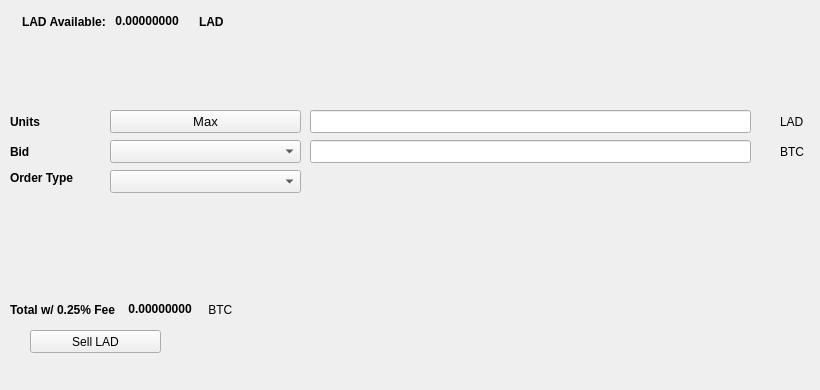
   <widget class="QWidget" name="SellTab">
    <attribute name="title">
     <string>Sell</string>
    </attribute>
    <widget class="QLabel" name="label_16">
     <property name="geometry">
      <rect>
       <x>780</x>
       <y>140</y>
       <width>31</width>
       <height>23</height>
      </rect>
     </property>
     <property name="text">
      <string>BTC</string>
     </property>
    </widget>
    <widget class="QComboBox" name="SellBidcomboBox">
     <property name="geometry">
      <rect>
       <x>110</x>
       <y>140</y>
       <width>191</width>
       <height>23</height>
      </rect>
     </property>
     <property name="font">
      <font>
       <pointsize>10</pointsize>
      </font>
     </property>
    </widget>
    <widget class="QLabel" name="label_18">
     <property name="geometry">
      <rect>
       <x>10</x>
       <y>110</y>
       <width>46</width>
       <height>23</height>
      </rect>
     </property>
     <property name="font">
      <font>
       <weight>75</weight>
       <bold>true</bold>
      </font>
     </property>
     <property name="text">
      <string>Units</string>
     </property>
    </widget>
    <widget class="QPushButton" name="Sell_Max_Amount">
     <property name="geometry">
      <rect>
       <x>110</x>
       <y>110</y>
       <width>191</width>
       <height>23</height>
      </rect>
     </property>
     <property name="font">
      <font>
       <pointsize>10</pointsize>
      </font>
     </property>
     <property name="text">
      <string>Max</string>
     </property>
    </widget>
    <widget class="QLabel" name="label_20">
     <property name="geometry">
      <rect>
       <x>10</x>
       <y>170</y>
       <width>91</width>
       <height>16</height>
      </rect>
     </property>
     <property name="font">
      <font>
       <weight>75</weight>
       <bold>true</bold>
      </font>
     </property>
     <property name="text">
      <string>Order Type</string>
     </property>
    </widget>
    <widget class="QComboBox" name="SellOrdertypeCombo">
     <property name="geometry">
      <rect>
       <x>110</x>
       <y>170</y>
       <width>191</width>
       <height>23</height>
      </rect>
     </property>
     <property name="font">
      <font>
       <pointsize>10</pointsize>
      </font>
     </property>
    </widget>
    <widget class="QLabel" name="label_21">
     <property name="geometry">
      <rect>
       <x>10</x>
       <y>140</y>
       <width>46</width>
       <height>23</height>
      </rect>
     </property>
     <property name="font">
      <font>
       <weight>75</weight>
       <bold>true</bold>
      </font>
     </property>
     <property name="text">
      <string>Bid</string>
     </property>
    </widget>
    <widget class="QLabel" name="label_22">
     <property name="geometry">
      <rect>
       <x>780</x>
       <y>110</y>
       <width>31</width>
       <height>23</height>
      </rect>
     </property>
     <property name="text">
      <string>LAD</string>
     </property>
    </widget>
    <widget class="QLineEdit" name="UnitsInputLAD">
     <property name="geometry">
      <rect>
       <x>310</x>
       <y>110</y>
       <width>441</width>
       <height>23</height>
      </rect>
     </property>
     <property name="font">
      <font>
       <pointsize>9</pointsize>
       <weight>75</weight>
       <bold>true</bold>
      </font>
     </property>
    </widget>
    <widget class="QLineEdit" name="SellBidPriceEdit">
     <property name="geometry">
      <rect>
       <x>310</x>
       <y>140</y>
       <width>441</width>
       <height>23</height>
      </rect>
     </property>
     <property name="font">
      <font>
       <pointsize>9</pointsize>
       <weight>75</weight>
       <bold>true</bold>
      </font>
     </property>
    </widget>
    <widget class="QPushButton" name="SellLADBTN">
     <property name="geometry">
      <rect>
       <x>30</x>
       <y>330</y>
       <width>131</width>
       <height>23</height>
      </rect>
     </property>
     <property name="text">
      <string>Sell LAD</string>
     </property>
     <property name="icon">
      <iconset resource="../lemonad">
       <normaloff>:/icons/bitcoin</normaloff>:/icons/bitcoin</iconset>
     </property>
    </widget>
    <widget class="QWidget" name="layoutWidget3">
     <property name="geometry">
      <rect>
       <x>22</x>
       <y>12</y>
       <width>258</width>
       <height>19</height>
      </rect>
     </property>
     <layout class="QHBoxLayout" name="horizontalLayout">
      <item>
       <widget class="QLabel" name="label232_2">
        <property name="font">
         <font>
          <weight>75</weight>
          <bold>true</bold>
         </font>
        </property>
        <property name="text">
         <string>LAD Available:</string>
        </property>
       </widget>
      </item>
      <item>
       <widget class="QLabel" name="LADAvailableLabel">
        <property name="palette">
         <palette>
          <active>
           <colorrole role="WindowText">
            <brush brushstyle="SolidPattern">
             <color alpha="255">
              <red>0</red>
              <green>0</green>
              <blue>0</blue>
             </color>
            </brush>
           </colorrole>
           <colorrole role="Button">
            <brush brushstyle="SolidPattern">
             <color alpha="255">
              <red>0</red>
              <green>170</green>
              <blue>0</blue>
             </color>
            </brush>
           </colorrole>
           <colorrole role="Light">
            <brush brushstyle="SolidPattern">
             <color alpha="255">
              <red>0</red>
              <green>255</green>
              <blue>0</blue>
             </color>
            </brush>
           </colorrole>
           <colorrole role="Midlight">
            <brush brushstyle="SolidPattern">
             <color alpha="255">
              <red>0</red>
              <green>212</green>
              <blue>0</blue>
             </color>
            </brush>
           </colorrole>
           <colorrole role="Dark">
            <brush brushstyle="SolidPattern">
             <color alpha="255">
              <red>0</red>
              <green>85</green>
              <blue>0</blue>
             </color>
            </brush>
           </colorrole>
           <colorrole role="Mid">
            <brush brushstyle="SolidPattern">
             <color alpha="255">
              <red>0</red>
              <green>113</green>
              <blue>0</blue>
             </color>
            </brush>
           </colorrole>
           <colorrole role="Text">
            <brush brushstyle="SolidPattern">
             <color alpha="255">
              <red>0</red>
              <green>170</green>
              <blue>0</blue>
             </color>
            </brush>
           </colorrole>
           <colorrole role="BrightText">
            <brush brushstyle="SolidPattern">
             <color alpha="255">
              <red>255</red>
              <green>255</green>
              <blue>255</blue>
             </color>
            </brush>
           </colorrole>
           <colorrole role="ButtonText">
            <brush brushstyle="SolidPattern">
             <color alpha="255">
              <red>0</red>
              <green>0</green>
              <blue>0</blue>
             </color>
            </brush>
           </colorrole>
           <colorrole role="Base">
            <brush brushstyle="SolidPattern">
             <color alpha="255">
              <red>255</red>
              <green>255</green>
              <blue>255</blue>
             </color>
            </brush>
           </colorrole>
           <colorrole role="Window">
            <brush brushstyle="SolidPattern">
             <color alpha="255">
              <red>0</red>
              <green>170</green>
              <blue>0</blue>
             </color>
            </brush>
           </colorrole>
           <colorrole role="Shadow">
            <brush brushstyle="SolidPattern">
             <color alpha="255">
              <red>0</red>
              <green>0</green>
              <blue>0</blue>
             </color>
            </brush>
           </colorrole>
           <colorrole role="AlternateBase">
            <brush brushstyle="SolidPattern">
             <color alpha="255">
              <red>127</red>
              <green>212</green>
              <blue>127</blue>
             </color>
            </brush>
           </colorrole>
           <colorrole role="ToolTipBase">
            <brush brushstyle="SolidPattern">
             <color alpha="255">
              <red>255</red>
              <green>255</green>
              <blue>220</blue>
             </color>
            </brush>
           </colorrole>
           <colorrole role="ToolTipText">
            <brush brushstyle="SolidPattern">
             <color alpha="255">
              <red>0</red>
              <green>0</green>
              <blue>0</blue>
             </color>
            </brush>
           </colorrole>
          </active>
          <inactive>
           <colorrole role="WindowText">
            <brush brushstyle="SolidPattern">
             <color alpha="255">
              <red>0</red>
              <green>0</green>
              <blue>0</blue>
             </color>
            </brush>
           </colorrole>
           <colorrole role="Button">
            <brush brushstyle="SolidPattern">
             <color alpha="255">
              <red>0</red>
              <green>170</green>
              <blue>0</blue>
             </color>
            </brush>
           </colorrole>
           <colorrole role="Light">
            <brush brushstyle="SolidPattern">
             <color alpha="255">
              <red>0</red>
              <green>255</green>
              <blue>0</blue>
             </color>
            </brush>
           </colorrole>
           <colorrole role="Midlight">
            <brush brushstyle="SolidPattern">
             <color alpha="255">
              <red>0</red>
              <green>212</green>
              <blue>0</blue>
             </color>
            </brush>
           </colorrole>
           <colorrole role="Dark">
            <brush brushstyle="SolidPattern">
             <color alpha="255">
              <red>0</red>
              <green>85</green>
              <blue>0</blue>
             </color>
            </brush>
           </colorrole>
           <colorrole role="Mid">
            <brush brushstyle="SolidPattern">
             <color alpha="255">
              <red>0</red>
              <green>113</green>
              <blue>0</blue>
             </color>
            </brush>
           </colorrole>
           <colorrole role="Text">
            <brush brushstyle="SolidPattern">
             <color alpha="255">
              <red>0</red>
              <green>170</green>
              <blue>0</blue>
             </color>
            </brush>
           </colorrole>
           <colorrole role="BrightText">
            <brush brushstyle="SolidPattern">
             <color alpha="255">
              <red>255</red>
              <green>255</green>
              <blue>255</blue>
             </color>
            </brush>
           </colorrole>
           <colorrole role="ButtonText">
            <brush brushstyle="SolidPattern">
             <color alpha="255">
              <red>0</red>
              <green>0</green>
              <blue>0</blue>
             </color>
            </brush>
           </colorrole>
           <colorrole role="Base">
            <brush brushstyle="SolidPattern">
             <color alpha="255">
              <red>255</red>
              <green>255</green>
              <blue>255</blue>
             </color>
            </brush>
           </colorrole>
           <colorrole role="Window">
            <brush brushstyle="SolidPattern">
             <color alpha="255">
              <red>0</red>
              <green>170</green>
              <blue>0</blue>
             </color>
            </brush>
           </colorrole>
           <colorrole role="Shadow">
            <brush brushstyle="SolidPattern">
             <color alpha="255">
              <red>0</red>
              <green>0</green>
              <blue>0</blue>
             </color>
            </brush>
           </colorrole>
           <colorrole role="AlternateBase">
            <brush brushstyle="SolidPattern">
             <color alpha="255">
              <red>127</red>
              <green>212</green>
              <blue>127</blue>
             </color>
            </brush>
           </colorrole>
           <colorrole role="ToolTipBase">
            <brush brushstyle="SolidPattern">
             <color alpha="255">
              <red>255</red>
              <green>255</green>
              <blue>220</blue>
             </color>
            </brush>
           </colorrole>
           <colorrole role="ToolTipText">
            <brush brushstyle="SolidPattern">
             <color alpha="255">
              <red>0</red>
              <green>0</green>
              <blue>0</blue>
             </color>
            </brush>
           </colorrole>
          </inactive>
          <disabled>
           <colorrole role="WindowText">
            <brush brushstyle="SolidPattern">
             <color alpha="255">
              <red>0</red>
              <green>85</green>
              <blue>0</blue>
             </color>
            </brush>
           </colorrole>
           <colorrole role="Button">
            <brush brushstyle="SolidPattern">
             <color alpha="255">
              <red>0</red>
              <green>170</green>
              <blue>0</blue>
             </color>
            </brush>
           </colorrole>
           <colorrole role="Light">
            <brush brushstyle="SolidPattern">
             <color alpha="255">
              <red>0</red>
              <green>255</green>
              <blue>0</blue>
             </color>
            </brush>
           </colorrole>
           <colorrole role="Midlight">
            <brush brushstyle="SolidPattern">
             <color alpha="255">
              <red>0</red>
              <green>212</green>
              <blue>0</blue>
             </color>
            </brush>
           </colorrole>
           <colorrole role="Dark">
            <brush brushstyle="SolidPattern">
             <color alpha="255">
              <red>0</red>
              <green>85</green>
              <blue>0</blue>
             </color>
            </brush>
           </colorrole>
           <colorrole role="Mid">
            <brush brushstyle="SolidPattern">
             <color alpha="255">
              <red>0</red>
              <green>113</green>
              <blue>0</blue>
             </color>
            </brush>
           </colorrole>
           <colorrole role="Text">
            <brush brushstyle="SolidPattern">
             <color alpha="255">
              <red>0</red>
              <green>85</green>
              <blue>0</blue>
             </color>
            </brush>
           </colorrole>
           <colorrole role="BrightText">
            <brush brushstyle="SolidPattern">
             <color alpha="255">
              <red>255</red>
              <green>255</green>
              <blue>255</blue>
             </color>
            </brush>
           </colorrole>
           <colorrole role="ButtonText">
            <brush brushstyle="SolidPattern">
             <color alpha="255">
              <red>0</red>
              <green>85</green>
              <blue>0</blue>
             </color>
            </brush>
           </colorrole>
           <colorrole role="Base">
            <brush brushstyle="SolidPattern">
             <color alpha="255">
              <red>0</red>
              <green>170</green>
              <blue>0</blue>
             </color>
            </brush>
           </colorrole>
           <colorrole role="Window">
            <brush brushstyle="SolidPattern">
             <color alpha="255">
              <red>0</red>
              <green>170</green>
              <blue>0</blue>
             </color>
            </brush>
           </colorrole>
           <colorrole role="Shadow">
            <brush brushstyle="SolidPattern">
             <color alpha="255">
              <red>0</red>
              <green>0</green>
              <blue>0</blue>
             </color>
            </brush>
           </colorrole>
           <colorrole role="AlternateBase">
            <brush brushstyle="SolidPattern">
             <color alpha="255">
              <red>0</red>
              <green>170</green>
              <blue>0</blue>
             </color>
            </brush>
           </colorrole>
           <colorrole role="ToolTipBase">
            <brush brushstyle="SolidPattern">
             <color alpha="255">
              <red>255</red>
              <green>255</green>
              <blue>220</blue>
             </color>
            </brush>
           </colorrole>
           <colorrole role="ToolTipText">
            <brush brushstyle="SolidPattern">
             <color alpha="255">
              <red>0</red>
              <green>0</green>
              <blue>0</blue>
             </color>
            </brush>
           </colorrole>
          </disabled>
         </palette>
        </property>
        <property name="font">
         <font>
          <weight>75</weight>
          <bold>true</bold>
         </font>
        </property>
        <property name="text">
         <string> 0.00000000 </string>
        </property>
        <property name="textInteractionFlags">
         <set>Qt::LinksAccessibleByMouse|Qt::TextSelectableByKeyboard|Qt::TextSelectableByMouse</set>
        </property>
       </widget>
      </item>
      <item>
       <widget class="QLabel" name="labelLAD">
        <property name="font">
         <font>
          <weight>75</weight>
          <bold>true</bold>
         </font>
        </property>
        <property name="text">
         <string>LAD</string>
        </property>
       </widget>
      </item>
     </layout>
    </widget>
    <widget class="QWidget" name="layoutWidget">
     <property name="geometry">
      <rect>
       <x>10</x>
       <y>300</y>
       <width>268</width>
       <height>19</height>
      </rect>
     </property>
     <layout class="QHBoxLayout" name="horizontalLayout_2">
      <item>
       <widget class="QLabel" name="label_19">
        <property name="font">
         <font>
          <weight>75</weight>
          <bold>true</bold>
         </font>
        </property>
        <property name="text">
         <string>Total w/ 0.25% Fee </string>
        </property>
       </widget>
      </item>
      <item>
       <widget class="QLabel" name="SellCostLabel">
        <property name="palette">
         <palette>
          <active>
           <colorrole role="WindowText">
            <brush brushstyle="SolidPattern">
             <color alpha="255">
              <red>0</red>
              <green>0</green>
              <blue>0</blue>
             </color>
            </brush>
           </colorrole>
           <colorrole role="Button">
            <brush brushstyle="SolidPattern">
             <color alpha="255">
              <red>0</red>
              <green>170</green>
              <blue>0</blue>
             </color>
            </brush>
           </colorrole>
           <colorrole role="Light">
            <brush brushstyle="SolidPattern">
             <color alpha="255">
              <red>0</red>
              <green>255</green>
              <blue>0</blue>
             </color>
            </brush>
           </colorrole>
           <colorrole role="Midlight">
            <brush brushstyle="SolidPattern">
             <color alpha="255">
              <red>0</red>
              <green>212</green>
              <blue>0</blue>
             </color>
            </brush>
           </colorrole>
           <colorrole role="Dark">
            <brush brushstyle="SolidPattern">
             <color alpha="255">
              <red>0</red>
              <green>85</green>
              <blue>0</blue>
             </color>
            </brush>
           </colorrole>
           <colorrole role="Mid">
            <brush brushstyle="SolidPattern">
             <color alpha="255">
              <red>0</red>
              <green>113</green>
              <blue>0</blue>
             </color>
            </brush>
           </colorrole>
           <colorrole role="Text">
            <brush brushstyle="SolidPattern">
             <color alpha="255">
              <red>0</red>
              <green>170</green>
              <blue>0</blue>
             </color>
            </brush>
           </colorrole>
           <colorrole role="BrightText">
            <brush brushstyle="SolidPattern">
             <color alpha="255">
              <red>255</red>
              <green>255</green>
              <blue>255</blue>
             </color>
            </brush>
           </colorrole>
           <colorrole role="ButtonText">
            <brush brushstyle="SolidPattern">
             <color alpha="255">
              <red>0</red>
              <green>0</green>
              <blue>0</blue>
             </color>
            </brush>
           </colorrole>
           <colorrole role="Base">
            <brush brushstyle="SolidPattern">
             <color alpha="255">
              <red>255</red>
              <green>255</green>
              <blue>255</blue>
             </color>
            </brush>
           </colorrole>
           <colorrole role="Window">
            <brush brushstyle="SolidPattern">
             <color alpha="255">
              <red>0</red>
              <green>170</green>
              <blue>0</blue>
             </color>
            </brush>
           </colorrole>
           <colorrole role="Shadow">
            <brush brushstyle="SolidPattern">
             <color alpha="255">
              <red>0</red>
              <green>0</green>
              <blue>0</blue>
             </color>
            </brush>
           </colorrole>
           <colorrole role="AlternateBase">
            <brush brushstyle="SolidPattern">
             <color alpha="255">
              <red>127</red>
              <green>212</green>
              <blue>127</blue>
             </color>
            </brush>
           </colorrole>
           <colorrole role="ToolTipBase">
            <brush brushstyle="SolidPattern">
             <color alpha="255">
              <red>255</red>
              <green>255</green>
              <blue>220</blue>
             </color>
            </brush>
           </colorrole>
           <colorrole role="ToolTipText">
            <brush brushstyle="SolidPattern">
             <color alpha="255">
              <red>0</red>
              <green>0</green>
              <blue>0</blue>
             </color>
            </brush>
           </colorrole>
          </active>
          <inactive>
           <colorrole role="WindowText">
            <brush brushstyle="SolidPattern">
             <color alpha="255">
              <red>0</red>
              <green>0</green>
              <blue>0</blue>
             </color>
            </brush>
           </colorrole>
           <colorrole role="Button">
            <brush brushstyle="SolidPattern">
             <color alpha="255">
              <red>0</red>
              <green>170</green>
              <blue>0</blue>
             </color>
            </brush>
           </colorrole>
           <colorrole role="Light">
            <brush brushstyle="SolidPattern">
             <color alpha="255">
              <red>0</red>
              <green>255</green>
              <blue>0</blue>
             </color>
            </brush>
           </colorrole>
           <colorrole role="Midlight">
            <brush brushstyle="SolidPattern">
             <color alpha="255">
              <red>0</red>
              <green>212</green>
              <blue>0</blue>
             </color>
            </brush>
           </colorrole>
           <colorrole role="Dark">
            <brush brushstyle="SolidPattern">
             <color alpha="255">
              <red>0</red>
              <green>85</green>
              <blue>0</blue>
             </color>
            </brush>
           </colorrole>
           <colorrole role="Mid">
            <brush brushstyle="SolidPattern">
             <color alpha="255">
              <red>0</red>
              <green>113</green>
              <blue>0</blue>
             </color>
            </brush>
           </colorrole>
           <colorrole role="Text">
            <brush brushstyle="SolidPattern">
             <color alpha="255">
              <red>0</red>
              <green>170</green>
              <blue>0</blue>
             </color>
            </brush>
           </colorrole>
           <colorrole role="BrightText">
            <brush brushstyle="SolidPattern">
             <color alpha="255">
              <red>255</red>
              <green>255</green>
              <blue>255</blue>
             </color>
            </brush>
           </colorrole>
           <colorrole role="ButtonText">
            <brush brushstyle="SolidPattern">
             <color alpha="255">
              <red>0</red>
              <green>0</green>
              <blue>0</blue>
             </color>
            </brush>
           </colorrole>
           <colorrole role="Base">
            <brush brushstyle="SolidPattern">
             <color alpha="255">
              <red>255</red>
              <green>255</green>
              <blue>255</blue>
             </color>
            </brush>
           </colorrole>
           <colorrole role="Window">
            <brush brushstyle="SolidPattern">
             <color alpha="255">
              <red>0</red>
              <green>170</green>
              <blue>0</blue>
             </color>
            </brush>
           </colorrole>
           <colorrole role="Shadow">
            <brush brushstyle="SolidPattern">
             <color alpha="255">
              <red>0</red>
              <green>0</green>
              <blue>0</blue>
             </color>
            </brush>
           </colorrole>
           <colorrole role="AlternateBase">
            <brush brushstyle="SolidPattern">
             <color alpha="255">
              <red>127</red>
              <green>212</green>
              <blue>127</blue>
             </color>
            </brush>
           </colorrole>
           <colorrole role="ToolTipBase">
            <brush brushstyle="SolidPattern">
             <color alpha="255">
              <red>255</red>
              <green>255</green>
              <blue>220</blue>
             </color>
            </brush>
           </colorrole>
           <colorrole role="ToolTipText">
            <brush brushstyle="SolidPattern">
             <color alpha="255">
              <red>0</red>
              <green>0</green>
              <blue>0</blue>
             </color>
            </brush>
           </colorrole>
          </inactive>
          <disabled>
           <colorrole role="WindowText">
            <brush brushstyle="SolidPattern">
             <color alpha="255">
              <red>0</red>
              <green>85</green>
              <blue>0</blue>
             </color>
            </brush>
           </colorrole>
           <colorrole role="Button">
            <brush brushstyle="SolidPattern">
             <color alpha="255">
              <red>0</red>
              <green>170</green>
              <blue>0</blue>
             </color>
            </brush>
           </colorrole>
           <colorrole role="Light">
            <brush brushstyle="SolidPattern">
             <color alpha="255">
              <red>0</red>
              <green>255</green>
              <blue>0</blue>
             </color>
            </brush>
           </colorrole>
           <colorrole role="Midlight">
            <brush brushstyle="SolidPattern">
             <color alpha="255">
              <red>0</red>
              <green>212</green>
              <blue>0</blue>
             </color>
            </brush>
           </colorrole>
           <colorrole role="Dark">
            <brush brushstyle="SolidPattern">
             <color alpha="255">
              <red>0</red>
              <green>85</green>
              <blue>0</blue>
             </color>
            </brush>
           </colorrole>
           <colorrole role="Mid">
            <brush brushstyle="SolidPattern">
             <color alpha="255">
              <red>0</red>
              <green>113</green>
              <blue>0</blue>
             </color>
            </brush>
           </colorrole>
           <colorrole role="Text">
            <brush brushstyle="SolidPattern">
             <color alpha="255">
              <red>0</red>
              <green>85</green>
              <blue>0</blue>
             </color>
            </brush>
           </colorrole>
           <colorrole role="BrightText">
            <brush brushstyle="SolidPattern">
             <color alpha="255">
              <red>255</red>
              <green>255</green>
              <blue>255</blue>
             </color>
            </brush>
           </colorrole>
           <colorrole role="ButtonText">
            <brush brushstyle="SolidPattern">
             <color alpha="255">
              <red>0</red>
              <green>85</green>
              <blue>0</blue>
             </color>
            </brush>
           </colorrole>
           <colorrole role="Base">
            <brush brushstyle="SolidPattern">
             <color alpha="255">
              <red>0</red>
              <green>170</green>
              <blue>0</blue>
             </color>
            </brush>
           </colorrole>
           <colorrole role="Window">
            <brush brushstyle="SolidPattern">
             <color alpha="255">
              <red>0</red>
              <green>170</green>
              <blue>0</blue>
             </color>
            </brush>
           </colorrole>
           <colorrole role="Shadow">
            <brush brushstyle="SolidPattern">
             <color alpha="255">
              <red>0</red>
              <green>0</green>
              <blue>0</blue>
             </color>
            </brush>
           </colorrole>
           <colorrole role="AlternateBase">
            <brush brushstyle="SolidPattern">
             <color alpha="255">
              <red>0</red>
              <green>170</green>
              <blue>0</blue>
             </color>
            </brush>
           </colorrole>
           <colorrole role="ToolTipBase">
            <brush brushstyle="SolidPattern">
             <color alpha="255">
              <red>255</red>
              <green>255</green>
              <blue>220</blue>
             </color>
            </brush>
           </colorrole>
           <colorrole role="ToolTipText">
            <brush brushstyle="SolidPattern">
             <color alpha="255">
              <red>0</red>
              <green>0</green>
              <blue>0</blue>
             </color>
            </brush>
           </colorrole>
          </disabled>
         </palette>
        </property>
        <property name="font">
         <font>
          <weight>75</weight>
          <bold>true</bold>
         </font>
        </property>
        <property name="autoFillBackground">
         <bool>false</bool>
        </property>
        <property name="text">
         <string> 0.00000000</string>
        </property>
        <property name="textInteractionFlags">
         <set>Qt::LinksAccessibleByMouse|Qt::TextSelectableByMouse</set>
        </property>
       </widget>
      </item>
      <item>
       <widget class="QLabel" name="label_17">
        <property name="font">
         <font>
          <weight>50</weight>
          <bold>false</bold>
         </font>
        </property>
        <property name="text">
         <string> BTC</string>
        </property>
       </widget>
      </item>
     </layout>
    </widget>
    <widget class="QLabel" name="label_23">
     <property name="geometry">
      <rect>
       <x>460</x>
       <y>300</y>
       <width>281</width>
       <height>81</height>
      </rect>
     </property>
     <property name="text">
      <string/>
     </property>
     <property name="pixmap">
      <pixmap>:/images/bittrex</pixmap>
     </property>
    </widget>
   </widget>
